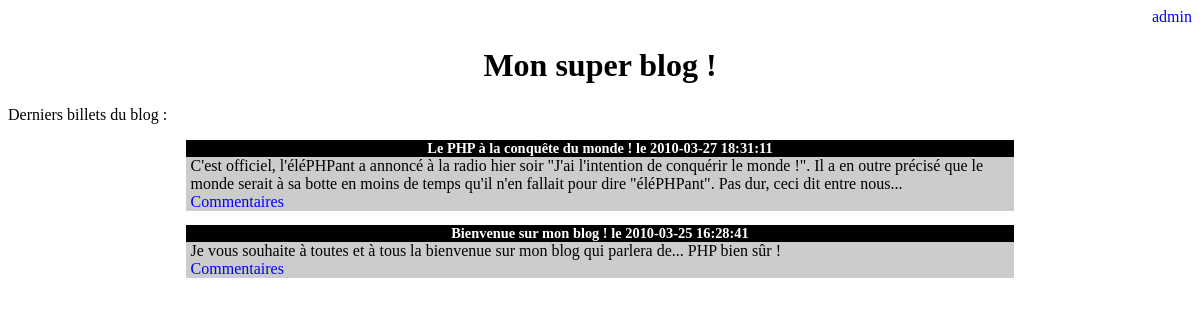
/blog/index.php, run on the app's committed database.
### tables this page shows
CREATE TABLE IF NOT EXISTS `billets` (
  `id` int(11) NOT NULL AUTO_INCREMENT,
  `titre` varchar(255) NOT NULL,
  `contenu` text NOT NULL,
  `date_creation` datetime NOT NULL,
  PRIMARY KEY (`id`)
);

### blog/index.php (the view, shortened to what this page needs)
<?php
  include 'PDO.php';
  if (isset($_SESSION['name']) && isset($_SESSION['password'])) {
?>
<!DOCTYPE html>
<html>
  <head>
    <meta charset="utf-8">
    <meta name="viewport" content="width=device-width, initial-scale=1.0">
    <meta http-equiv="X-UA-Compatible" content="ie=edge">
    <link rel="stylesheet" href="style.css">
    <title>blog test</title>
  </head>
  <body>
    <div class="right">
      <a href="logout.php">logout</a>
    </div>
    <h1>Mon super blog !</h1>
    <p>Derniers billets du blog : </p>
    <div class="">
    <?php
      echo '<a class="news" href=newBillet.php>Nouveau billet</a>';
      $myselection = "SELECT * FROM billets ORDER BY date_creation DESC LIMIT 0, 5";
      $myrequest = $db->query($myselection);
      while ($donnees = $myrequest->fetch()) {
        echo '<div class="news">';
        echo '<div class="float">';
        echo '<a class="blanc" href="supBillet.php?billet='.$donnees["id"].'">x</a>';
        echo '</div>';
        echo '<h3>' .$donnees['titre'].' le '.$donnees['date_creation'].'</h3>';
        echo '<p>' .$donnees['contenu'].'</p>';
        echo '<a class="news" href="update.php?billets='.$donnees["id"].'"><p>Modification</></a>';
        echo "<a class='news' href='commentaires.php?billets=".$donnees['id']."&page=1'><p>Commentaires</p></a>";
        echo '</form>';
        echo '</div>';
      }
       ?>
    </div>
    </form>
  </body>
</html>
<?php
}else {
  ?>
<!DOCTYPE html>
<html>
  <head>
    <link rel="stylesheet" href="style.css">
  </head>
  <body>
    <div class="right">
      <a class="" href="login.php">admin</a>
    </div>
    <h1>Mon super blog !</h1>
    <p>Derniers billets du blog : </p>
    <div class="">
    <?php
      include 'PDO.php';
      $myselection = "SELECT * FROM billets ORDER BY date_creation DESC LIMIT 0, 5";
      $myrequest = $db->query($myselection);
      while ($donnees = $myrequest->fetch()) {
        echo '<div class="news">';
        echo '<h3>' .$donnees['titre'].' le '.$donnees['date_creation'].'</h3>';
        echo '<p>' .$donnees['contenu'].'</p>';
        echo "<a class='news' href='commentaires.php?billets=".$donnees['id']."&page=1'><p>Commentaires</p></a>";
        echo '</div>';
      }
       ?>
    </div>
  </body>
</html>
<?php
  }
?>

### blog/style.css (style rules this page uses)
h1, h3 { text-align:center; }
h3 { background-color:black; color:white; font-size:0.9em; margin-bottom:0px; }
.news p { background-color:#CCCCCC; margin-top:0px; margin-bottom: 0px; padding-left: 5px; }
.news { width:70%; margin:auto; }
.right { display: flex; justify-content: flex-end; }
a { text-decoration: none; color: blue; }

### data on the page
billets: titre "Le PHP à la conquête du monde !", date_creation "2010-03-27 18:31:11", contenu "C'est officiel, l'éléPHPant a annoncé à la radio hier soir \"J'ai l'intention de conquérir le monde !\". Il a en outre précisé que le monde serait à sa botte en moins de temps qu'il n'en fallait pour dire \"éléPHPant\". Pas dur, ceci dit entre nous..."
billets: titre "Bienvenue sur mon blog !", date_creation "2010-03-25 16:28:41", contenu "Je vous souhaite à toutes et à tous la bienvenue sur mon blog qui parlera de... PHP bien sûr !"
